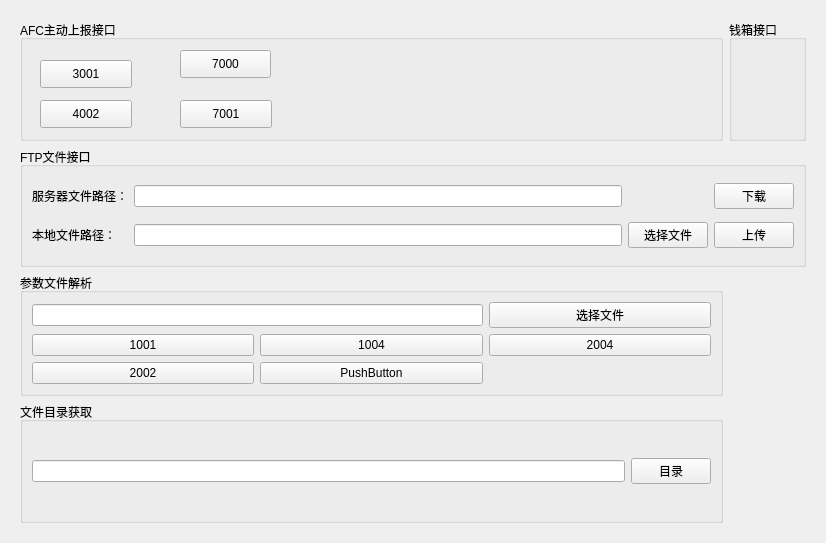
<?xml version="1.0" encoding="UTF-8"?>
<ui version="4.0">
 <class>TestWidget</class>
 <widget class="QWidget" name="TestWidget">
  <property name="geometry">
   <rect>
    <x>0</x>
    <y>0</y>
    <width>826</width>
    <height>543</height>
   </rect>
  </property>
  <property name="windowTitle">
   <string>Form</string>
  </property>
  <layout class="QVBoxLayout" name="verticalLayout">
   <item>
    <widget class="QWidget" name="widget" native="true">
     <layout class="QGridLayout" name="gridLayout">
      <item row="2" column="0">
       <widget class="QGroupBox" name="groupBox_4">
        <property name="title">
         <string>参数文件解析</string>
        </property>
        <layout class="QGridLayout" name="gridLayout_4">
         <item row="0" column="0" colspan="2">
          <widget class="QLineEdit" name="lineEdit_param"/>
         </item>
         <item row="0" column="2">
          <widget class="QPushButton" name="pushButton_pfile">
           <property name="text">
            <string>选择文件</string>
           </property>
          </widget>
         </item>
         <item row="1" column="0">
          <widget class="QPushButton" name="p1001btn">
           <property name="text">
            <string>1001</string>
           </property>
          </widget>
         </item>
         <item row="1" column="1">
          <widget class="QPushButton" name="p1004btn">
           <property name="text">
            <string>1004</string>
           </property>
          </widget>
         </item>
         <item row="1" column="2">
          <widget class="QPushButton" name="p2004btn">
           <property name="text">
            <string>2004</string>
           </property>
          </widget>
         </item>
         <item row="2" column="0">
          <widget class="QPushButton" name="p2002btn">
           <property name="text">
            <string>2002</string>
           </property>
          </widget>
         </item>
         <item row="2" column="1">
          <widget class="QPushButton" name="pushButton_6">
           <property name="text">
            <string>PushButton</string>
           </property>
          </widget>
         </item>
        </layout>
       </widget>
      </item>
      <item row="0" column="0">
       <widget class="QGroupBox" name="groupBox">
        <property name="title">
         <string>AFC主动上报接口</string>
        </property>
        <widget class="QPushButton" name="Btn7000">
         <property name="geometry">
          <rect>
           <x>160</x>
           <y>30</y>
           <width>91</width>
           <height>28</height>
          </rect>
         </property>
         <property name="text">
          <string>7000</string>
         </property>
        </widget>
        <widget class="QPushButton" name="Btn4002">
         <property name="geometry">
          <rect>
           <x>20</x>
           <y>80</y>
           <width>92</width>
           <height>28</height>
          </rect>
         </property>
         <property name="text">
          <string>4002</string>
         </property>
        </widget>
        <widget class="QPushButton" name="Btn9003_login">
         <property name="geometry">
          <rect>
           <x>30</x>
           <y>140</y>
           <width>92</width>
           <height>28</height>
          </rect>
         </property>
         <property name="text">
          <string>9003-签到</string>
         </property>
        </widget>
        <widget class="QPushButton" name="Btn9003_logout">
         <property name="geometry">
          <rect>
           <x>30</x>
           <y>180</y>
           <width>91</width>
           <height>28</height>
          </rect>
         </property>
         <property name="text">
          <string>9003-签退</string>
         </property>
        </widget>
        <widget class="QPushButton" name="Btn9002">
         <property name="geometry">
          <rect>
           <x>160</x>
           <y>140</y>
           <width>92</width>
           <height>28</height>
          </rect>
         </property>
         <property name="text">
          <string>9002</string>
         </property>
        </widget>
        <widget class="QPushButton" name="Btn3001">
         <property name="geometry">
          <rect>
           <x>20</x>
           <y>40</y>
           <width>92</width>
           <height>28</height>
          </rect>
         </property>
         <property name="text">
          <string>3001</string>
         </property>
        </widget>
        <widget class="QPushButton" name="Btn7001">
         <property name="geometry">
          <rect>
           <x>160</x>
           <y>80</y>
           <width>92</width>
           <height>28</height>
          </rect>
         </property>
         <property name="text">
          <string>7001</string>
         </property>
        </widget>
        <widget class="QPushButton" name="Btn9002_2">
         <property name="geometry">
          <rect>
           <x>160</x>
           <y>180</y>
           <width>91</width>
           <height>28</height>
          </rect>
         </property>
         <property name="text">
          <string>9006</string>
         </property>
        </widget>
       </widget>
      </item>
      <item row="1" column="0" colspan="2">
       <widget class="QGroupBox" name="groupBox_3">
        <property name="title">
         <string>FTP文件接口</string>
        </property>
        <layout class="QGridLayout" name="gridLayout_2">
         <item row="1" column="2">
          <widget class="QPushButton" name="fileBtn">
           <property name="text">
            <string>选择文件</string>
           </property>
          </widget>
         </item>
         <item row="1" column="1">
          <widget class="QLineEdit" name="lineEdit_upload"/>
         </item>
         <item row="0" column="1">
          <widget class="QLineEdit" name="lineEdit_download"/>
         </item>
         <item row="0" column="3">
          <widget class="QPushButton" name="pushButton_download">
           <property name="text">
            <string>下载</string>
           </property>
          </widget>
         </item>
         <item row="1" column="3">
          <widget class="QPushButton" name="pushButton_upload">
           <property name="text">
            <string>上传</string>
           </property>
          </widget>
         </item>
         <item row="0" column="0">
          <widget class="QLabel" name="label">
           <property name="text">
            <string>服务器文件路径：</string>
           </property>
          </widget>
         </item>
         <item row="1" column="0">
          <widget class="QLabel" name="label_2">
           <property name="text">
            <string>本地文件路径：</string>
           </property>
          </widget>
         </item>
        </layout>
       </widget>
      </item>
      <item row="0" column="1">
       <widget class="QGroupBox" name="groupBox_2">
        <property name="title">
         <string>钱箱接口</string>
        </property>
       </widget>
      </item>
      <item row="3" column="0">
       <widget class="QGroupBox" name="groupBox_5">
        <property name="title">
         <string>文件目录获取</string>
        </property>
        <layout class="QGridLayout" name="gridLayout_3">
         <item row="0" column="0">
          <widget class="QLineEdit" name="lineEdit_url"/>
         </item>
         <item row="0" column="1">
          <widget class="QPushButton" name="pushButton_fileList">
           <property name="text">
            <string>目录</string>
           </property>
          </widget>
         </item>
        </layout>
       </widget>
      </item>
     </layout>
    </widget>
   </item>
  </layout>
 </widget>
 <resources/>
 <connections/>
</ui>
